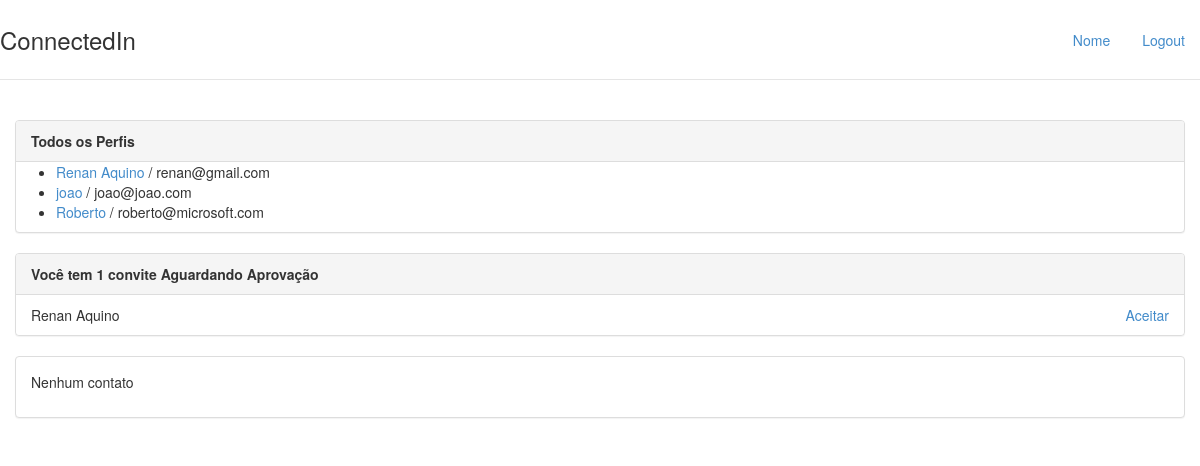
Before: / with the older database file.
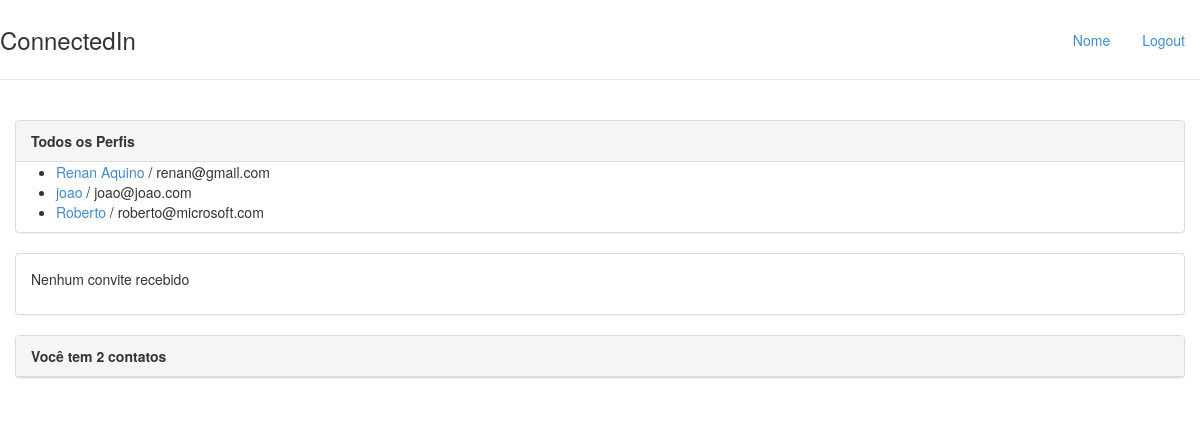
After: the same page with the newer database file.
### perfis/models.py (models this page shows, shortened)
class Perfil(models.Model):
        nome = models.CharField(max_length=20)
        email = models.EmailField(max_length=30)
        telefone = models.CharField(max_length=11)
        nome_empresa = models.CharField(max_length=255)
        contatos = models.ManyToManyField('self')

class Convite(models.Model):
        solicitante = models.ForeignKey(Perfil, related_name='convites_feitos', on_delete = models.CASCADE)
        convidado = models.ForeignKey(Perfil, related_name='convites_recebidos', on_delete = models.CASCADE)

### perfis/views.py (the view)
# urls.py: path('', views.index, name = 'index'),
def index(request):
    return render(request, 'index.html',{'perfis': Perfil.objects.all(),'perfil_logado' : get_perfil_logado(request)})

### perfis/views.py (called while the page is built)
def get_perfil_logado(request):
    return Perfil.objects.get(id=2)

### perfis/templates/index.html (shortened to what this page needs)
{% extends "base.html" %}
{% block body %}
<div class="col-lg-12">
    <div class="panel panel-default">
        <div class="panel-heading">
            <strong>Todos os Perfis</strong>
        </div>
        {% if perfis %}
        <ul>
            {% for perfil in perfis %}
            <li>
                <a href="/perfil/{{perfil.id}}">{{perfil.nome}} </a>/ {{perfil.email}}</li>
            {% endfor %}
        </ul>
        {% else %}
        <p>Nenhum perfil cadastrado!!</p>
        {% endif %}
    </div>
    <div class="panel panel-default">
        {% if perfil_logado.convites_recebidos.count %}
        <div class="panel-heading">
            <strong>
                Você tem
                {{ perfil_logado.convites_recebidos.count }}
                convite{{ perfil_logado.convites_recebidos.count|pluralize }}
                Aguardando Aprovação
            </strong>
        </div>
        <ul class="list-group">
            {% for convite in perfil_logado.convites_recebidos.all %}
            <li class="list-group-item">
                {{ convite.solicitante.nome }}
                <a href="{% url 'aceitar' convite.id %}" class="pull-right">Aceitar</a>
            </li>
            {% endfor %}
        </ul>
        {% else %}
        <div class="panel-body">
            <p>Nenhum convite recebido</p>
        </div>
        {% endif %}
    </div>
    <div class="panel panel-default">
        {% if perfil_logado.contatos.count %}
        <div class="panel-heading">
            <strong>
                Você tem
                {{ perfil_logado.contatos.count }}
                contato{{ perfil_logado.contatos.count|pluralize }}
            </strong>
        </div>
        {% else %}
        <div class="panel-body">
            <p>Nenhum contato</p>
        </div>
        {% endif %}
    </div>
</div>
{% endblock %}

### perfis/templates/base.html (shortened to what this page needs)
{% load static %}
<!DOCTYPE html>
<html lang="pt_BR">
<head>
    <link href="{%static 'styles/bootstrap.css' %}" rel="stylesheet">
    <link href="{%static 'styles/main.css' %}" rel="stylesheet">
</head>
<body>
    <div class="header">
        <ul class="nav nav-pills pull-right">
            <li class=""><a href="{% url 'index' %}">Nome</a></li>
            <li class=""><a href="/logout/">Logout</a></li>
        </ul>
        <h3>ConnectedIn</h3>
    </div>
    <div class="row content">
        {% block body %}
        {% endblock %}
    </div>
</body>
</html>

### perfis/static/styles/main.css (style rules this page uses)
body { padding-top: 20px; padding-bottom: 20px; }
.header, .content, .footer { padding-left: 15px; padding-right: 15px; }
.header { border-bottom: 1px solid #e5e5e5; }
.header h3 { margin-top: 0; margin-bottom: 0; line-height: 40px; padding-bottom: 19px; }
.content { margin: 40px 0; }
@media screen and (min-width: 768px) { .header, .content, .footer { padding-left: 0; padding-right: 0; } }
@media screen and (min-width: 768px) { .header { margin-bottom: 30px; } }

Changed rows visible on the page:
removed Convite: solicitante.nome "Renan Aquino"
shown differently, row unchanged: Perfil "joao": contatos.count (not shown) → "2"; convites_recebidos.count "1" → (not shown)
Other visible differences:
text no longer shown: "convite Aguardando Aprovação Nenhum contato"
text now shown: "Nenhum convite recebido contato"
